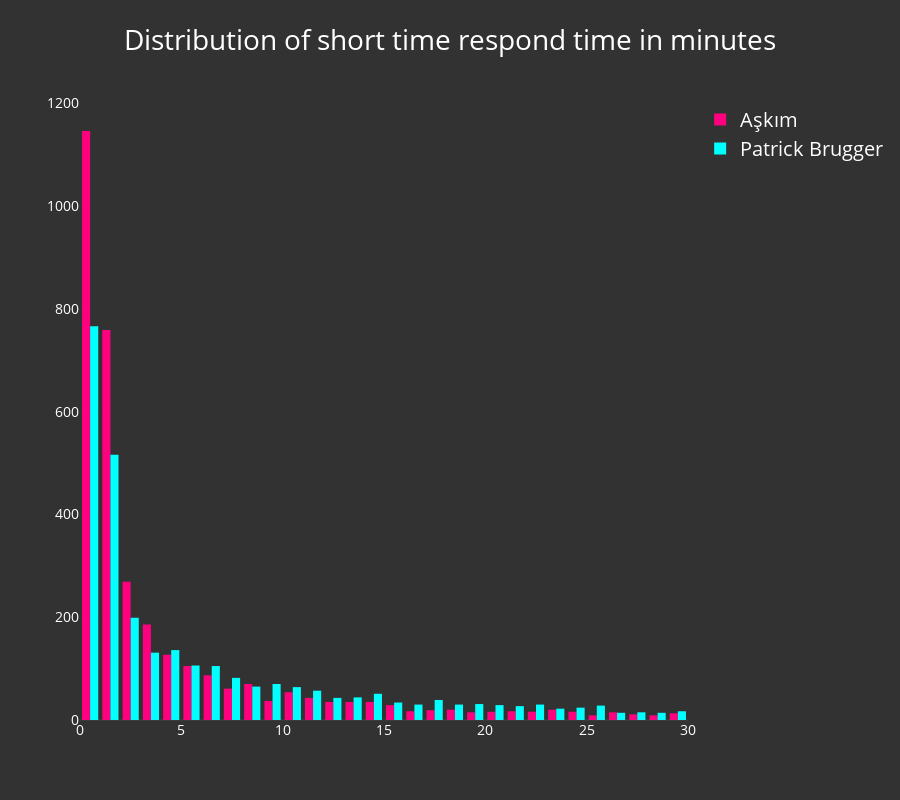

Notebook code cell kept with this figure:
### Code cell
# tail = False means, that only he first 30 minutes are shown. Otherwise it would look too messy.
# The cell below shows the same plot with tail=True. 
iplot(wa.plot_dist_of_respondtimes(nb_mode=True, tail=False))

### Figure 1 — Plotly figure (JSON) as saved in the notebook; plotly's stock layout.template omitted (floating-point values rounded to 4 significant figures; data arrays with more than 128 entries replaced by an {"elided": "..."} marker saying what was removed)
{"data": [{"marker": {"color": "rgba(255, 0, 127, 1)"}, "name": "Aşkım", "type": "histogram", "uid": "1b70097b-fac9-4df6-aa31-a0a045113da1", "x": {"elided": "3772 int values"}, "xbins": {"end": 30, "size": 1, "start": 0}}, {"marker": {"color": "rgba(0, 255, 255, 1)"}, "name": "Patrick Brugger", "type": "histogram", "uid": "7da521f8-72ff-4a9a-8028-8cf8785fe96f", "x": {"elided": "3772 int values"}, "xbins": {"end": 30, "size": 1, "start": 0}}], "layout": {"font": {"color": "white", "size": 20}, "height": 800, "paper_bgcolor": "rgba(50, 50, 50, 1)", "plot_bgcolor": "rgba(50, 50, 50, 1)", "title": "Distribution of short time respond time in minutes", "xaxis": {"automargin": true, "showticklabels": true, "tickfont": {"color": "white", "size": 14}, "titlefont": {"color": "white", "size": 18}}, "yaxis": {"automargin": true, "showticklabels": true, "tickfont": {"color": "white", "size": 14}, "titlefont": {"color": "white", "size": 18}}}}
